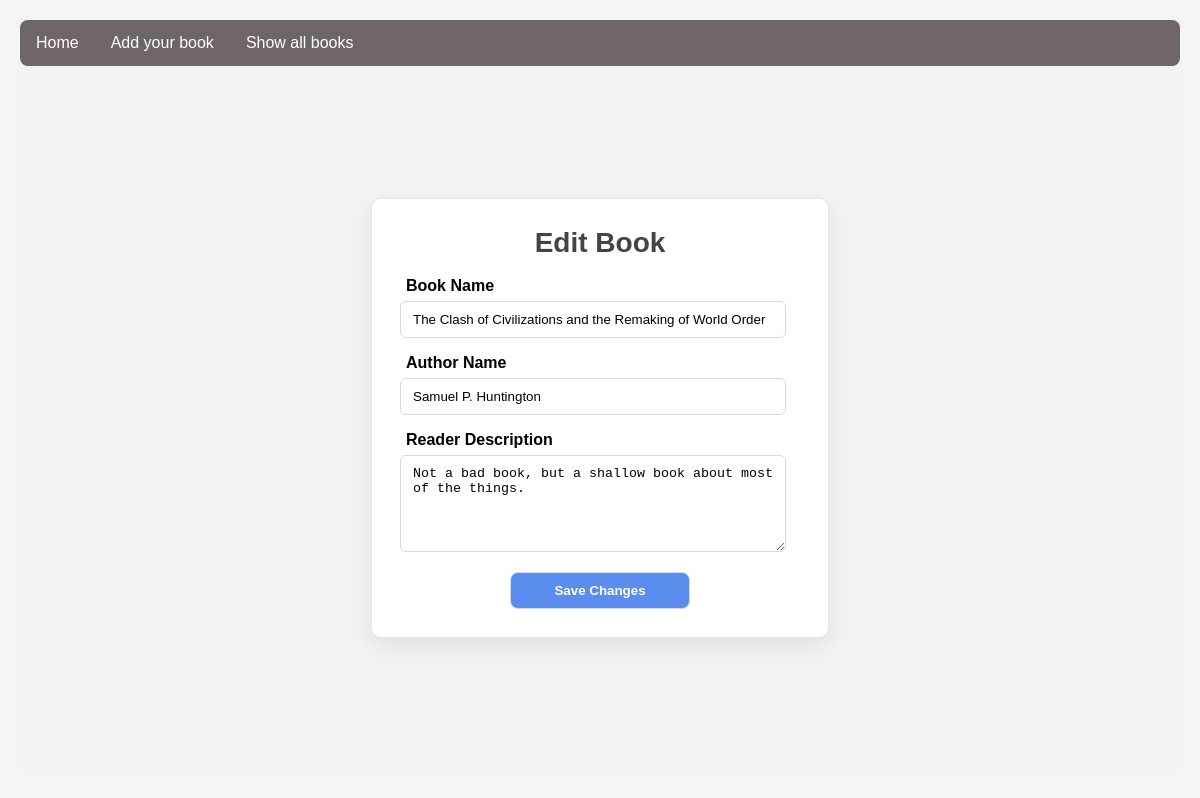
Screenshot of /edit/1 with the database file from the repository.
### models.py (models this page shows, shortened)
class Book(db.Model):
    id: int = db.Column(db.Integer, primary_key=True)
    author_name: str = db.Column(db.String(100), nullable=False)
    book_name: str = db.Column(db.String(200), nullable=False)
    reader_description: str = db.Column(db.Text, nullable=False)

### app.py (the view, shortened to what this page needs)
@app.route('/edit/<int:book_id>', methods=['GET', 'POST'])
def edit_book(book_id: int) -> Response | str:
    book: Book = Book.query.get_or_404(book_id)  # fetch by ID
    return render_template('edit.html', book=book)

### templates/edit.html (shortened to what this page needs)
{% extends "base.html" %}
{% block extra_css %}
  <link rel="stylesheet" href="{{ url_for('static', filename='css/edit.css') }}">
{% endblock %}
{% block content %}
  <div id="edit-page">
    <form method="POST" class="edit-form">
      <h1>Edit Book</h1>
      <div class="form-group">
        <label for="book_name">Book Name</label>
        <input type="text" id="book_name" name="book_name" value="{{ book.book_name }}" required>
      </div>
      <div class="form-group">
        <label for="author_name">Author Name</label>
        <input type="text" id="author_name" name="author_name" value="{{ book.author_name }}" required>
      </div>
      <div class="form-group">
        <label for="reader_description">Reader Description</label>
        <textarea id="reader_description" name="reader_description" rows="5" required>{{ book.reader_description }}</textarea>
      </div>
      <button type="submit" class="btn-primary">Save Changes</button>
    </form>
  </div>
{% endblock %}

### static/css/main.css (style rules this page uses)
body { font-family: Arial, sans-serif; margin: 0; padding: 20px; background-color: #f4f4f4; }
h1 { color: #444; text-align: center; }

### static/css/edit.css (style rules this page uses)
#edit-page { min-height: 80vh; display: flex; align-items: center; justify-content: center; padding: 32px 16px; background: #f3f3f3; }
.edit-form { width: 80%; max-width: 400px; background: #fff; border: 1px solid #e6e6e6; border-radius: 10px; box-shadow: 0 8px 24px rgba(0,0,0,0.08); padding: 28px; }
.edit-form h1 { text-align: center; margin: 0 0 18px 0; font-size: 28px; }
.form-group { margin-bottom: 16px; }
.form-group label { display: block; font-weight: 600; margin-bottom: 6px; padding-left: 6px; }
.edit-form input[type="text"], .edit-form textarea { width: 90%; padding: 10px 12px; border: 1px solid #d9d9d9; border-radius: 6px; outline: none; }
.btn-primary { display: block; width: 180px; margin: 6px auto 0; padding: 10px 14px; border: 1px solid #cfd8ff; border-radius: 8px; background: #5b8def; color: #fff; font-weight: 600; cursor: pointer; transition: transform .05s ease, box-shadow .2s ease, background .2s ease; }

### rows the page displays
Book: book_name "The Clash of Civilizations and the Remaking of World Order", author_name "Samuel P. Huntington", reader_description "Not a bad book, but a shallow book about most of the things."
